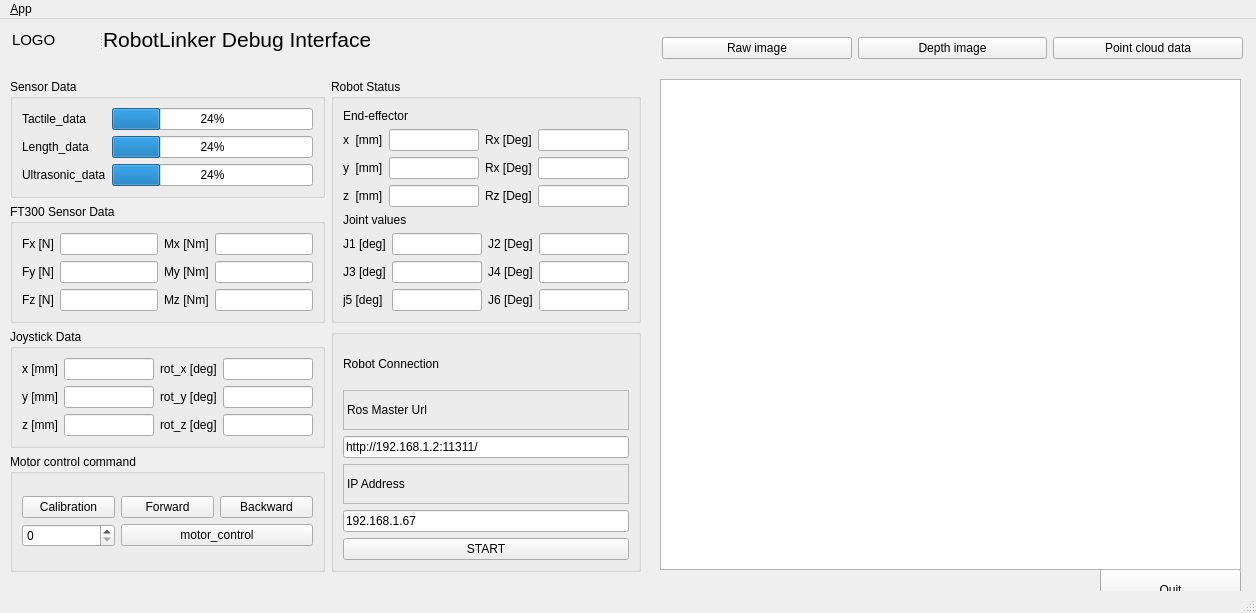
<?xml version="1.0" encoding="UTF-8"?>
<ui version="4.0">
 <class>MainWindowDesign</class>
 <widget class="QMainWindow" name="MainWindowDesign">
  <property name="geometry">
   <rect>
    <x>0</x>
    <y>0</y>
    <width>1256</width>
    <height>613</height>
   </rect>
  </property>
  <property name="windowTitle">
   <string>RobotLinker</string>
  </property>
  <property name="windowIcon">
   <iconset resource="../resources/images.qrc">
    <normaloff>:/images/icon.png</normaloff>:/images/icon.png</iconset>
  </property>
  <property name="locale">
   <locale language="English" country="Australia"/>
  </property>
  <widget class="QWidget" name="centralwidget">
   <widget class="QLabel" name="label_17">
    <property name="geometry">
     <rect>
      <x>574</x>
      <y>273</y>
      <width>171</width>
      <height>61</height>
     </rect>
    </property>
    <property name="text">
     <string/>
    </property>
   </widget>
   <widget class="QLabel" name="label_18">
    <property name="geometry">
     <rect>
      <x>396</x>
      <y>471</y>
      <width>16</width>
      <height>16</height>
     </rect>
    </property>
    <property name="text">
     <string/>
    </property>
   </widget>
   <widget class="QPushButton" name="quit_button">
    <property name="geometry">
     <rect>
      <x>1100</x>
      <y>550</y>
      <width>141</width>
      <height>41</height>
     </rect>
    </property>
    <property name="sizePolicy">
     <sizepolicy hsizetype="MinimumExpanding" vsizetype="Fixed">
      <horstretch>0</horstretch>
      <verstretch>0</verstretch>
     </sizepolicy>
    </property>
    <property name="text">
     <string>Quit</string>
    </property>
   </widget>
   <widget class="QWidget" name="verticalLayoutWidget">
    <property name="geometry">
     <rect>
      <x>660</x>
      <y>60</y>
      <width>581</width>
      <height>491</height>
     </rect>
    </property>
    <layout class="QVBoxLayout" name="viewerLayout">
     <item>
      <widget class="QGraphicsView" name="graphicsView"/>
     </item>
    </layout>
   </widget>
   <widget class="QWidget" name="layoutWidget">
    <property name="geometry">
     <rect>
      <x>10</x>
      <y>60</y>
      <width>631</width>
      <height>493</height>
     </rect>
    </property>
    <layout class="QGridLayout" name="gridLayout_12">
     <item row="0" column="0">
      <widget class="QGroupBox" name="groupBox_4">
       <property name="title">
        <string>Sensor Data</string>
       </property>
       <layout class="QGridLayout" name="gridLayout_7">
        <item row="0" column="0">
         <layout class="QGridLayout" name="gridLayout_2">
          <item row="0" column="1">
           <widget class="QProgressBar" name="progressBar">
            <property name="value">
             <number>24</number>
            </property>
           </widget>
          </item>
          <item row="2" column="0">
           <widget class="QLabel" name="label_5">
            <property name="text">
             <string>Length_data</string>
            </property>
           </widget>
          </item>
          <item row="2" column="1">
           <widget class="QProgressBar" name="progressBar_2">
            <property name="value">
             <number>24</number>
            </property>
           </widget>
          </item>
          <item row="3" column="0">
           <widget class="QLabel" name="label_4">
            <property name="text">
             <string>Ultrasonic_data</string>
            </property>
           </widget>
          </item>
          <item row="3" column="1">
           <widget class="QProgressBar" name="progressBar_3">
            <property name="value">
             <number>24</number>
            </property>
           </widget>
          </item>
          <item row="0" column="0">
           <widget class="QLabel" name="label_6">
            <property name="text">
             <string>Tactile_data</string>
            </property>
           </widget>
          </item>
         </layout>
        </item>
       </layout>
      </widget>
     </item>
     <item row="0" column="1" rowspan="2">
      <widget class="QGroupBox" name="groupBox_2">
       <property name="title">
        <string>Robot Status</string>
       </property>
       <layout class="QGridLayout" name="gridLayout">
        <item row="3" column="0">
         <layout class="QGridLayout" name="gridLayout_6">
          <item row="0" column="1">
           <widget class="QLineEdit" name="lineEdit_j1"/>
          </item>
          <item row="0" column="2">
           <widget class="QLabel" name="label_16">
            <property name="text">
             <string>J2 [Deg]</string>
            </property>
           </widget>
          </item>
          <item row="0" column="3">
           <widget class="QLineEdit" name="lineEdit_j2"/>
          </item>
          <item row="1" column="0">
           <widget class="QLabel" name="label_20">
            <property name="text">
             <string>J3 [deg]</string>
            </property>
           </widget>
          </item>
          <item row="1" column="1">
           <widget class="QLineEdit" name="lineEdit_j3"/>
          </item>
          <item row="1" column="2">
           <widget class="QLabel" name="label_21">
            <property name="text">
             <string>J4 [Deg]</string>
            </property>
           </widget>
          </item>
          <item row="1" column="3">
           <widget class="QLineEdit" name="lineEdit_j4"/>
          </item>
          <item row="2" column="0">
           <widget class="QLabel" name="label_22">
            <property name="text">
             <string>j5 [deg]</string>
            </property>
           </widget>
          </item>
          <item row="2" column="1">
           <widget class="QLineEdit" name="lineEdit_j5"/>
          </item>
          <item row="2" column="2">
           <widget class="QLabel" name="label_23">
            <property name="text">
             <string>J6 [Deg]</string>
            </property>
           </widget>
          </item>
          <item row="2" column="3">
           <widget class="QLineEdit" name="lineEdit_j6"/>
          </item>
          <item row="0" column="0">
           <widget class="QLabel" name="label_24">
            <property name="text">
             <string>J1 [deg]</string>
            </property>
           </widget>
          </item>
         </layout>
        </item>
        <item row="1" column="0">
         <layout class="QGridLayout" name="gridLayout_3">
          <item row="2" column="1">
           <widget class="QLineEdit" name="lineEdit_6"/>
          </item>
          <item row="0" column="1">
           <widget class="QLineEdit" name="lineEdit_4"/>
          </item>
          <item row="0" column="2">
           <widget class="QLabel" name="label_13">
            <property name="text">
             <string>Rx [Deg]</string>
            </property>
           </widget>
          </item>
          <item row="0" column="3">
           <widget class="QLineEdit" name="lineEdit_7"/>
          </item>
          <item row="1" column="0">
           <widget class="QLabel" name="label_11">
            <property name="text">
             <string>y  [mm]</string>
            </property>
           </widget>
          </item>
          <item row="1" column="1">
           <widget class="QLineEdit" name="lineEdit_5"/>
          </item>
          <item row="1" column="2">
           <widget class="QLabel" name="label_14">
            <property name="text">
             <string>Rx [Deg]</string>
            </property>
           </widget>
          </item>
          <item row="1" column="3">
           <widget class="QLineEdit" name="lineEdit_8"/>
          </item>
          <item row="2" column="0">
           <widget class="QLabel" name="label_12">
            <property name="text">
             <string>z  [mm]</string>
            </property>
           </widget>
          </item>
          <item row="2" column="2">
           <widget class="QLabel" name="label_15">
            <property name="text">
             <string>Rz [Deg]</string>
            </property>
           </widget>
          </item>
          <item row="2" column="3">
           <widget class="QLineEdit" name="lineEdit_9"/>
          </item>
          <item row="0" column="0">
           <widget class="QLabel" name="label_10">
            <property name="text">
             <string>x  [mm]</string>
            </property>
           </widget>
          </item>
         </layout>
        </item>
        <item row="0" column="0">
         <widget class="QLabel" name="label_3">
          <property name="text">
           <string>End-effector</string>
          </property>
         </widget>
        </item>
        <item row="2" column="0">
         <widget class="QLabel" name="label_28">
          <property name="text">
           <string>Joint values</string>
          </property>
         </widget>
        </item>
       </layout>
      </widget>
     </item>
     <item row="1" column="0">
      <widget class="QGroupBox" name="groupBox_6">
       <property name="title">
        <string>FT300 Sensor Data</string>
       </property>
       <layout class="QGridLayout" name="gridLayout_11">
        <item row="0" column="0">
         <layout class="QGridLayout" name="gridLayout_9">
          <item row="0" column="0">
           <widget class="QLabel" name="label_30">
            <property name="text">
             <string>Fx [N]</string>
            </property>
           </widget>
          </item>
          <item row="0" column="1">
           <widget class="QLineEdit" name="lineEdit_Fx">
            <property name="text">
             <string/>
            </property>
           </widget>
          </item>
          <item row="0" column="2">
           <widget class="QLabel" name="label_31">
            <property name="text">
             <string>Mx [Nm]</string>
            </property>
           </widget>
          </item>
          <item row="0" column="3">
           <widget class="QLineEdit" name="lineEdit_Mx">
            <property name="text">
             <string/>
            </property>
           </widget>
          </item>
          <item row="1" column="0">
           <widget class="QLabel" name="label_32">
            <property name="text">
             <string>Fy [N]</string>
            </property>
           </widget>
          </item>
          <item row="1" column="2">
           <widget class="QLabel" name="label_33">
            <property name="text">
             <string>My [Nm]</string>
            </property>
           </widget>
          </item>
          <item row="1" column="3">
           <widget class="QLineEdit" name="lineEdit_My"/>
          </item>
          <item row="2" column="0">
           <widget class="QLabel" name="label_34">
            <property name="text">
             <string>Fz [N]</string>
            </property>
           </widget>
          </item>
          <item row="2" column="1">
           <widget class="QLineEdit" name="lineEdit_Fz"/>
          </item>
          <item row="2" column="2">
           <widget class="QLabel" name="label_35">
            <property name="text">
             <string>Mz [Nm]</string>
            </property>
           </widget>
          </item>
          <item row="2" column="3">
           <widget class="QLineEdit" name="lineEdit_Mz"/>
          </item>
          <item row="1" column="1">
           <widget class="QLineEdit" name="lineEdit_Fy">
            <property name="text">
             <string/>
            </property>
           </widget>
          </item>
         </layout>
        </item>
       </layout>
      </widget>
     </item>
     <item row="2" column="0">
      <widget class="QGroupBox" name="groupBox_3">
       <property name="title">
        <string>Joystick Data</string>
       </property>
       <layout class="QGridLayout" name="gridLayout_10">
        <item row="0" column="0">
         <layout class="QGridLayout" name="gridLayout_5">
          <item row="0" column="0">
           <widget class="QLabel" name="label_7">
            <property name="text">
             <string>x [mm]</string>
            </property>
           </widget>
          </item>
          <item row="0" column="1">
           <widget class="QLineEdit" name="lineEdit_x">
            <property name="text">
             <string/>
            </property>
           </widget>
          </item>
          <item row="0" column="2">
           <widget class="QLabel" name="label_25">
            <property name="text">
             <string>rot_x [deg]</string>
            </property>
           </widget>
          </item>
          <item row="0" column="3">
           <widget class="QLineEdit" name="lineEdit_rot_x">
            <property name="text">
             <string/>
            </property>
           </widget>
          </item>
          <item row="1" column="0">
           <widget class="QLabel" name="label_8">
            <property name="text">
             <string>y [mm]</string>
            </property>
           </widget>
          </item>
          <item row="1" column="1">
           <widget class="QLineEdit" name="lineEdit_y"/>
          </item>
          <item row="1" column="2">
           <widget class="QLabel" name="label_26">
            <property name="text">
             <string>rot_y [deg]</string>
            </property>
           </widget>
          </item>
          <item row="1" column="3">
           <widget class="QLineEdit" name="lineEdit_rot_y"/>
          </item>
          <item row="2" column="0">
           <widget class="QLabel" name="label_9">
            <property name="text">
             <string>z [mm]</string>
            </property>
           </widget>
          </item>
          <item row="2" column="1">
           <widget class="QLineEdit" name="lineEdit_z"/>
          </item>
          <item row="2" column="2">
           <widget class="QLabel" name="label_27">
            <property name="text">
             <string>rot_z [deg]</string>
            </property>
           </widget>
          </item>
          <item row="2" column="3">
           <widget class="QLineEdit" name="lineEdit_rot_z"/>
          </item>
         </layout>
        </item>
       </layout>
      </widget>
     </item>
     <item row="3" column="0">
      <widget class="QGroupBox" name="groupBox_5">
       <property name="title">
        <string>Motor control command</string>
       </property>
       <layout class="QGridLayout" name="gridLayout_8">
        <item row="0" column="0">
         <layout class="QGridLayout" name="gridLayout_4">
          <item row="0" column="0">
           <widget class="QPushButton" name="motor_calibration">
            <property name="text">
             <string>Calibration</string>
            </property>
           </widget>
          </item>
          <item row="0" column="1">
           <widget class="QPushButton" name="motor_forward">
            <property name="text">
             <string>Forward</string>
            </property>
           </widget>
          </item>
          <item row="0" column="2">
           <widget class="QPushButton" name="motor_backward">
            <property name="text">
             <string>Backward</string>
            </property>
           </widget>
          </item>
          <item row="1" column="0">
           <widget class="QSpinBox" name="spinBox"/>
          </item>
          <item row="1" column="1" colspan="2">
           <widget class="QPushButton" name="motor_control">
            <property name="text">
             <string>motor_control</string>
            </property>
           </widget>
          </item>
         </layout>
        </item>
       </layout>
      </widget>
     </item>
     <item row="2" column="1" rowspan="2">
      <widget class="QGroupBox" name="groupBox">
       <property name="title">
        <string/>
       </property>
       <layout class="QVBoxLayout" name="verticalLayout_2">
        <item>
         <widget class="QLabel" name="label_29">
          <property name="text">
           <string>Robot Connection</string>
          </property>
         </widget>
        </item>
        <item>
         <widget class="QLabel" name="label">
          <property name="frameShape">
           <enum>QFrame::StyledPanel</enum>
          </property>
          <property name="frameShadow">
           <enum>QFrame::Raised</enum>
          </property>
          <property name="text">
           <string>Ros Master Url</string>
          </property>
         </widget>
        </item>
        <item>
         <widget class="QLineEdit" name="line_edit_master">
          <property name="text">
           <string>http://192.168.1.2:11311/</string>
          </property>
         </widget>
        </item>
        <item>
         <widget class="QLabel" name="label_2">
          <property name="frameShape">
           <enum>QFrame::StyledPanel</enum>
          </property>
          <property name="frameShadow">
           <enum>QFrame::Raised</enum>
          </property>
          <property name="text">
           <string>IP Address</string>
          </property>
         </widget>
        </item>
        <item>
         <widget class="QLineEdit" name="line_edit_host">
          <property name="text">
           <string>192.168.1.67</string>
          </property>
         </widget>
        </item>
        <item>
         <widget class="QPushButton" name="button_connect">
          <property name="enabled">
           <bool>true</bool>
          </property>
          <property name="sizePolicy">
           <sizepolicy hsizetype="MinimumExpanding" vsizetype="Fixed">
            <horstretch>0</horstretch>
            <verstretch>0</verstretch>
           </sizepolicy>
          </property>
          <property name="toolTip">
           <string>Set the target to the current joint trajectory state.</string>
          </property>
          <property name="statusTip">
           <string>Clear all waypoints and set the target to the current joint trajectory state.</string>
          </property>
          <property name="text">
           <string>START</string>
          </property>
         </widget>
        </item>
       </layout>
      </widget>
     </item>
    </layout>
   </widget>
   <widget class="QWidget" name="layoutWidget">
    <property name="geometry">
     <rect>
      <x>662</x>
      <y>9</y>
      <width>581</width>
      <height>41</height>
     </rect>
    </property>
    <layout class="QHBoxLayout" name="horizontalLayout">
     <item>
      <widget class="QPushButton" name="pushButton_raw_image">
       <property name="text">
        <string>Raw image</string>
       </property>
      </widget>
     </item>
     <item>
      <widget class="QPushButton" name="pushButton_depth_image">
       <property name="text">
        <string>Depth image</string>
       </property>
      </widget>
     </item>
     <item>
      <widget class="QPushButton" name="pushButton_pcl_data">
       <property name="text">
        <string>Point cloud data</string>
       </property>
      </widget>
     </item>
    </layout>
   </widget>
   <widget class="QSplitter" name="splitter">
    <property name="geometry">
     <rect>
      <x>12</x>
      <y>8</y>
      <width>621</width>
      <height>25</height>
     </rect>
    </property>
    <property name="orientation">
     <enum>Qt::Horizontal</enum>
    </property>
    <widget class="QLabel" name="label_logo">
     <property name="font">
      <font>
       <pointsize>11</pointsize>
      </font>
     </property>
     <property name="text">
      <string>LOGO</string>
     </property>
    </widget>
    <widget class="QLabel" name="label_19">
     <property name="font">
      <font>
       <pointsize>16</pointsize>
      </font>
     </property>
     <property name="text">
      <string>RobotLinker Debug Interface</string>
     </property>
    </widget>
   </widget>
   <zorder>splitter</zorder>
   <zorder>layoutWidget</zorder>
   <zorder>layoutWidget</zorder>
   <zorder>label_18</zorder>
   <zorder>label_17</zorder>
   <zorder>quit_button</zorder>
   <zorder>verticalLayoutWidget</zorder>
  </widget>
  <widget class="QMenuBar" name="menubar">
   <property name="geometry">
    <rect>
     <x>0</x>
     <y>0</y>
     <width>1256</width>
     <height>20</height>
    </rect>
   </property>
   <widget class="QMenu" name="menu_File">
    <property name="title">
     <string>&amp;App</string>
    </property>
    <addaction name="action_Preferences"/>
    <addaction name="separator"/>
    <addaction name="actionAbout"/>
    <addaction name="actionAbout_Qt"/>
    <addaction name="separator"/>
    <addaction name="action_Quit"/>
   </widget>
   <addaction name="menu_File"/>
  </widget>
  <widget class="QStatusBar" name="statusbar"/>
  <action name="action_Quit">
   <property name="text">
    <string>&amp;Quit</string>
   </property>
   <property name="shortcut">
    <string>Ctrl+Q</string>
   </property>
   <property name="shortcutContext">
    <enum>Qt::ApplicationShortcut</enum>
   </property>
  </action>
  <action name="action_Preferences">
   <property name="text">
    <string>&amp;Preferences</string>
   </property>
  </action>
  <action name="actionAbout">
   <property name="text">
    <string>&amp;About</string>
   </property>
  </action>
  <action name="actionAbout_Qt">
   <property name="text">
    <string>About &amp;Qt</string>
   </property>
  </action>
 </widget>
 <resources>
  <include location="../resources/images.qrc"/>
 </resources>
 <connections>
  <connection>
   <sender>action_Quit</sender>
   <signal>toggled(bool)</signal>
   <receiver>MainWindowDesign</receiver>
   <slot>close()</slot>
   <hints>
    <hint type="sourcelabel">
     <x>-1</x>
     <y>-1</y>
    </hint>
    <hint type="destinationlabel">
     <x>399</x>
     <y>299</y>
    </hint>
   </hints>
  </connection>
  <connection>
   <sender>quit_button</sender>
   <signal>clicked()</signal>
   <receiver>MainWindowDesign</receiver>
   <slot>close()</slot>
   <hints>
    <hint type="sourcelabel">
     <x>859</x>
     <y>552</y>
    </hint>
    <hint type="destinationlabel">
     <x>469</x>
     <y>299</y>
    </hint>
   </hints>
  </connection>
 </connections>
</ui>
